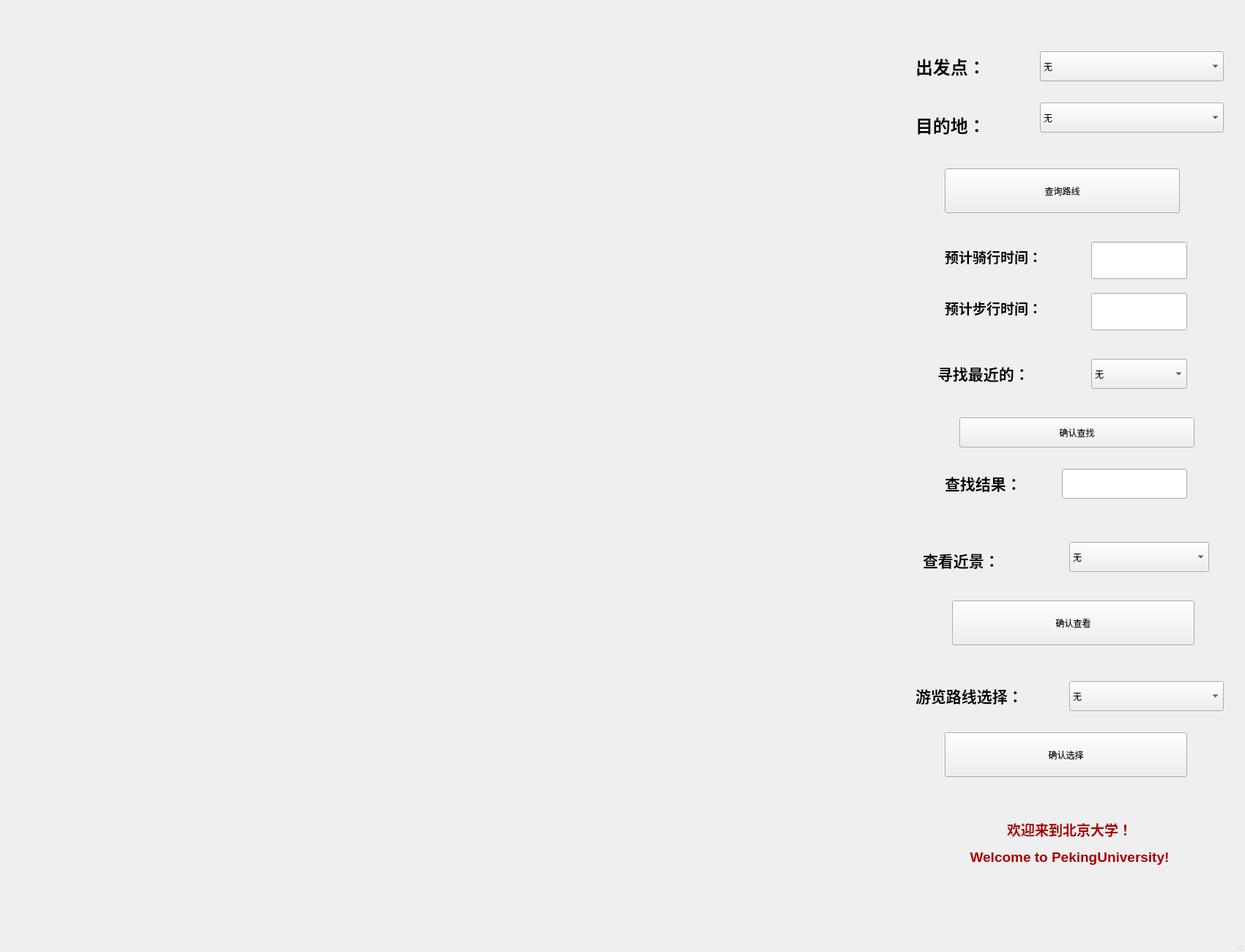
<?xml version="1.0" encoding="UTF-8"?>
<ui version="4.0">
 <class>MainWindow</class>
 <widget class="QMainWindow" name="MainWindow">
  <property name="geometry">
   <rect>
    <x>0</x>
    <y>0</y>
    <width>1700</width>
    <height>1300</height>
   </rect>
  </property>
  <property name="minimumSize">
   <size>
    <width>1400</width>
    <height>1300</height>
   </size>
  </property>
  <property name="windowTitle">
   <string>MainWindow</string>
  </property>
  <widget class="QWidget" name="centralwidget">
   <widget class="QPushButton" name="SearchButton">
    <property name="geometry">
     <rect>
      <x>1290</x>
      <y>230</y>
      <width>321</width>
      <height>61</height>
     </rect>
    </property>
    <property name="text">
     <string>查询路线</string>
    </property>
   </widget>
   <widget class="QLabel" name="Golabel">
    <property name="geometry">
     <rect>
      <x>1250</x>
      <y>70</y>
      <width>191</width>
      <height>41</height>
     </rect>
    </property>
    <property name="text">
     <string>&lt;html&gt;&lt;head/&gt;&lt;body&gt;&lt;p&gt;&lt;span style=&quot; font-size:18pt; font-weight:600;&quot;&gt;出发点：&lt;/span&gt;&lt;/p&gt;&lt;/body&gt;&lt;/html&gt;</string>
    </property>
   </widget>
   <widget class="QLabel" name="Terminallabel">
    <property name="geometry">
     <rect>
      <x>1250</x>
      <y>150</y>
      <width>201</width>
      <height>41</height>
     </rect>
    </property>
    <property name="text">
     <string>&lt;html&gt;&lt;head/&gt;&lt;body&gt;&lt;p&gt;&lt;span style=&quot; font-size:18pt; font-weight:600;&quot;&gt;目的地：&lt;/span&gt;&lt;/p&gt;&lt;/body&gt;&lt;/html&gt;</string>
    </property>
   </widget>
   <widget class="QLabel" name="BikeTimelabel">
    <property name="geometry">
     <rect>
      <x>1290</x>
      <y>330</y>
      <width>201</width>
      <height>41</height>
     </rect>
    </property>
    <property name="text">
     <string>&lt;html&gt;&lt;head/&gt;&lt;body&gt;&lt;p&gt;&lt;span style=&quot; font-size:14pt; font-weight:600;&quot;&gt;预计骑行时间：&lt;/span&gt;&lt;/p&gt;&lt;/body&gt;&lt;/html&gt;</string>
    </property>
   </widget>
   <widget class="QLineEdit" name="BikeTimeEdit">
    <property name="geometry">
     <rect>
      <x>1490</x>
      <y>330</y>
      <width>131</width>
      <height>51</height>
     </rect>
    </property>
   </widget>
   <widget class="QLabel" name="WalkTimelabel">
    <property name="geometry">
     <rect>
      <x>1290</x>
      <y>400</y>
      <width>201</width>
      <height>41</height>
     </rect>
    </property>
    <property name="text">
     <string>&lt;html&gt;&lt;head/&gt;&lt;body&gt;&lt;p&gt;&lt;span style=&quot; font-size:14pt; font-weight:600;&quot;&gt;预计步行时间：&lt;/span&gt;&lt;/p&gt;&lt;/body&gt;&lt;/html&gt;</string>
    </property>
   </widget>
   <widget class="QLineEdit" name="WalkTimeEdit">
    <property name="geometry">
     <rect>
      <x>1490</x>
      <y>400</y>
      <width>131</width>
      <height>51</height>
     </rect>
    </property>
   </widget>
   <widget class="QComboBox" name="GocomboBox">
    <property name="geometry">
     <rect>
      <x>1420</x>
      <y>70</y>
      <width>251</width>
      <height>41</height>
     </rect>
    </property>
    <property name="mouseTracking">
     <bool>false</bool>
    </property>
    <item>
     <property name="text">
      <string>无</string>
     </property>
    </item>
    <item>
     <property name="text">
      <string>东门</string>
     </property>
    </item>
    <item>
     <property name="text">
      <string>西门</string>
     </property>
    </item>
    <item>
     <property name="text">
      <string>南门</string>
     </property>
    </item>
    <item>
     <property name="text">
      <string>博雅塔</string>
     </property>
    </item>
    <item>
     <property name="text">
      <string>图书馆</string>
     </property>
    </item>
    <item>
     <property name="text">
      <string>百周年纪念讲堂</string>
     </property>
    </item>
    <item>
     <property name="text">
      <string>新太阳学生中心（文创店）</string>
     </property>
    </item>
    <item>
     <property name="text">
      <string>静园（革命烈士纪念碑）</string>
     </property>
    </item>
    <item>
     <property name="text">
      <string>勺园</string>
     </property>
    </item>
    <item>
     <property name="text">
      <string>农园</string>
     </property>
    </item>
    <item>
     <property name="text">
      <string>家园</string>
     </property>
    </item>
   </widget>
   <widget class="QComboBox" name="TerminalcomboBox">
    <property name="geometry">
     <rect>
      <x>1420</x>
      <y>140</y>
      <width>251</width>
      <height>41</height>
     </rect>
    </property>
    <item>
     <property name="text">
      <string>无</string>
     </property>
    </item>
    <item>
     <property name="text">
      <string>东门</string>
     </property>
    </item>
    <item>
     <property name="text">
      <string>西门</string>
     </property>
    </item>
    <item>
     <property name="text">
      <string>南门</string>
     </property>
    </item>
    <item>
     <property name="text">
      <string>博雅塔</string>
     </property>
    </item>
    <item>
     <property name="text">
      <string>图书馆</string>
     </property>
    </item>
    <item>
     <property name="text">
      <string>百周年纪念讲堂</string>
     </property>
    </item>
    <item>
     <property name="text">
      <string>新太阳学生中心（文创店）</string>
     </property>
    </item>
    <item>
     <property name="text">
      <string>静园（革命烈士纪念碑）</string>
     </property>
    </item>
    <item>
     <property name="text">
      <string>勺园</string>
     </property>
    </item>
    <item>
     <property name="text">
      <string>农园</string>
     </property>
    </item>
    <item>
     <property name="text">
      <string>家园</string>
     </property>
    </item>
   </widget>
   <widget class="QLabel" name="Shortestlabel">
    <property name="geometry">
     <rect>
      <x>1280</x>
      <y>490</y>
      <width>201</width>
      <height>41</height>
     </rect>
    </property>
    <property name="text">
     <string>&lt;html&gt;&lt;head/&gt;&lt;body&gt;&lt;p&gt;&lt;span style=&quot; font-size:16pt; font-weight:600;&quot;&gt;寻找最近的：&lt;/span&gt;&lt;/p&gt;&lt;/body&gt;&lt;/html&gt;</string>
    </property>
   </widget>
   <widget class="QComboBox" name="ShortestcomboBox">
    <property name="geometry">
     <rect>
      <x>1490</x>
      <y>490</y>
      <width>131</width>
      <height>41</height>
     </rect>
    </property>
    <item>
     <property name="text">
      <string>无</string>
     </property>
    </item>
    <item>
     <property name="text">
      <string>食堂</string>
     </property>
    </item>
    <item>
     <property name="text">
      <string>大门</string>
     </property>
    </item>
   </widget>
   <widget class="QPushButton" name="ShortestButton">
    <property name="geometry">
     <rect>
      <x>1310</x>
      <y>570</y>
      <width>321</width>
      <height>41</height>
     </rect>
    </property>
    <property name="text">
     <string>确认查找</string>
    </property>
   </widget>
   <widget class="QLabel" name="Viewlabel">
    <property name="geometry">
     <rect>
      <x>1260</x>
      <y>740</y>
      <width>181</width>
      <height>51</height>
     </rect>
    </property>
    <property name="text">
     <string>&lt;html&gt;&lt;head/&gt;&lt;body&gt;&lt;p&gt;&lt;span style=&quot; font-size:16pt; font-weight:600;&quot;&gt;查看近景：&lt;/span&gt;&lt;/p&gt;&lt;/body&gt;&lt;/html&gt;</string>
    </property>
   </widget>
   <widget class="QComboBox" name="ViewcomboBox">
    <property name="geometry">
     <rect>
      <x>1460</x>
      <y>740</y>
      <width>191</width>
      <height>41</height>
     </rect>
    </property>
    <item>
     <property name="text">
      <string>无</string>
     </property>
    </item>
    <item>
     <property name="text">
      <string>未名湖</string>
     </property>
    </item>
    <item>
     <property name="text">
      <string>博雅塔</string>
     </property>
    </item>
    <item>
     <property name="text">
      <string>西门</string>
     </property>
    </item>
    <item>
     <property name="text">
      <string>华表</string>
     </property>
    </item>
    <item>
     <property name="text">
      <string>图书馆</string>
     </property>
    </item>
    <item>
     <property name="text">
      <string>百周年纪念讲堂</string>
     </property>
    </item>
    <item>
     <property name="text">
      <string>新太阳学生中心</string>
     </property>
    </item>
    <item>
     <property name="text">
      <string>静园草坪</string>
     </property>
    </item>
    <item>
     <property name="text">
      <string>第一教学楼</string>
     </property>
    </item>
    <item>
     <property name="text">
      <string>蔡元培像</string>
     </property>
    </item>
   </widget>
   <widget class="QPushButton" name="ViewButton">
    <property name="geometry">
     <rect>
      <x>1300</x>
      <y>820</y>
      <width>331</width>
      <height>61</height>
     </rect>
    </property>
    <property name="text">
     <string>确认查看</string>
    </property>
   </widget>
   <widget class="QLabel" name="Welcomelabel">
    <property name="geometry">
     <rect>
      <x>1200</x>
      <y>950</y>
      <width>521</width>
      <height>401</height>
     </rect>
    </property>
    <property name="text">
     <string>&lt;html&gt;&lt;head/&gt;&lt;body&gt;&lt;p align=&quot;center&quot;&gt;&lt;span style=&quot; font-size:14pt; font-weight:600; color:#aa0000;&quot;&gt;欢迎来到北京大学！&lt;/span&gt;&lt;/p&gt;&lt;p align=&quot;center&quot;&gt;&lt;span style=&quot; font-size:14pt; font-weight:600; color:#aa0000;&quot;&gt;Welcome to PekingUniversity!&lt;/span&gt;&lt;/p&gt;&lt;/body&gt;&lt;/html&gt;</string>
    </property>
   </widget>
   <widget class="QLabel" name="FindResultlabel">
    <property name="geometry">
     <rect>
      <x>1290</x>
      <y>640</y>
      <width>201</width>
      <height>41</height>
     </rect>
    </property>
    <property name="text">
     <string>&lt;html&gt;&lt;head/&gt;&lt;body&gt;&lt;p&gt;&lt;span style=&quot; font-size:16pt; font-weight:700;&quot;&gt;查找结果：&lt;/span&gt;&lt;/p&gt;&lt;/body&gt;&lt;/html&gt;</string>
    </property>
   </widget>
   <widget class="QLineEdit" name="FindResultEdit">
    <property name="geometry">
     <rect>
      <x>1450</x>
      <y>640</y>
      <width>171</width>
      <height>41</height>
     </rect>
    </property>
   </widget>
   <widget class="QLabel" name="Travellabel">
    <property name="geometry">
     <rect>
      <x>1250</x>
      <y>930</y>
      <width>201</width>
      <height>41</height>
     </rect>
    </property>
    <property name="text">
     <string>&lt;html&gt;&lt;head/&gt;&lt;body&gt;&lt;p&gt;&lt;span style=&quot; font-size:16pt; font-weight:700;&quot;&gt;游览路线选择：&lt;/span&gt;&lt;/p&gt;&lt;/body&gt;&lt;/html&gt;</string>
    </property>
   </widget>
   <widget class="QComboBox" name="TravelcomboBox">
    <property name="geometry">
     <rect>
      <x>1460</x>
      <y>930</y>
      <width>211</width>
      <height>41</height>
     </rect>
    </property>
    <item>
     <property name="text">
      <string>无</string>
     </property>
    </item>
    <item>
     <property name="text">
      <string>精华路线（1h）</string>
     </property>
    </item>
    <item>
     <property name="text">
      <string>经典路线（2h）</string>
     </property>
    </item>
   </widget>
   <widget class="QPushButton" name="TravelButton">
    <property name="geometry">
     <rect>
      <x>1290</x>
      <y>1000</y>
      <width>331</width>
      <height>61</height>
     </rect>
    </property>
    <property name="text">
     <string>确认选择</string>
    </property>
   </widget>
  </widget>
  <widget class="QMenuBar" name="menubar">
   <property name="geometry">
    <rect>
     <x>0</x>
     <y>0</y>
     <width>1700</width>
     <height>21</height>
    </rect>
   </property>
  </widget>
  <widget class="QStatusBar" name="statusbar"/>
 </widget>
 <resources/>
 <connections/>
</ui>
